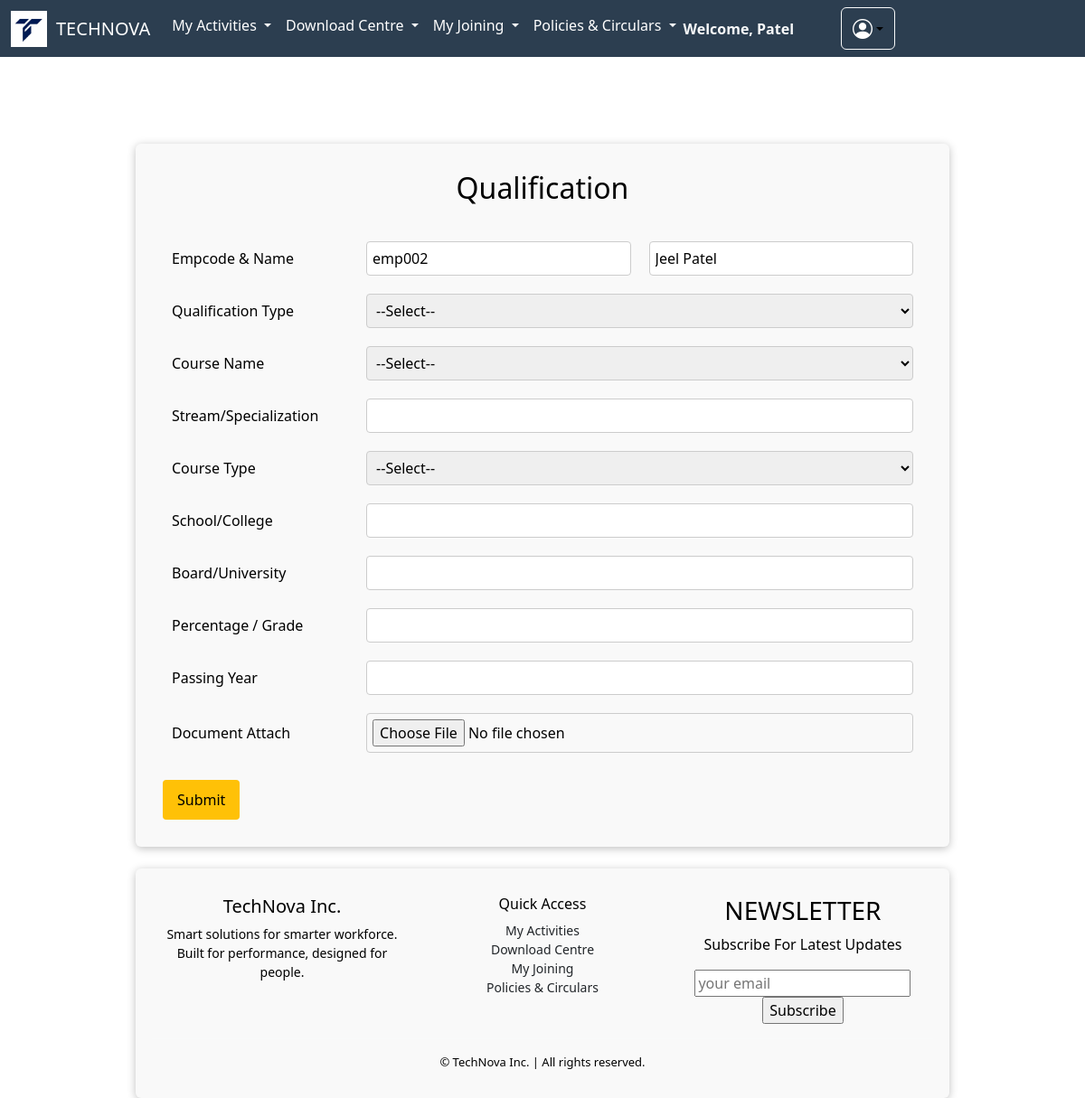
/qualification/ (signed in), run on the app's committed database.
### apps/dashboard/models.py (models this page shows, shortened)
class BaseClass(models.Model):
    id = models.UUIDField(primary_key=True, default=uuid.uuid4, editable=False)
    created_at = models.DateTimeField(auto_now_add=True)
    updated_at = models.DateTimeField(auto_now=True)
    class Meta:
        abstract = True

class Employee(BaseClass):
    employee_id = models.CharField(max_length=10, unique=True, blank=True)
    first_name = models.CharField(max_length=255,null=False,blank=False)
    last_name = models.CharField(max_length=255,null=False,blank=False)
    company_email = models.EmailField(unique=True,null=False,blank=False)
    pvt_email = models.EmailField(unique=True,null=False,blank=False)
    mobile = models.CharField(max_length=15,null=False,blank=False)
    password = models.CharField(max_length=8, blank=True,null=False)
    doj = models.DateField(verbose_name="Date of Joining",null=False,blank=False)
    dob = models.DateField(verbose_name="Date of Birth", default="2000-01-01")
    location = models.CharField(max_length=100, blank=True, null=True)
    designation = models.CharField(max_length=100, blank=True, null=True)
    department = models.CharField(max_length=100, blank=True, null=True)
    manager = models.CharField(max_length=100, blank=True, null=True)
    photo = models.ImageField(upload_to='employee_photos/', default='default.jpg')

### apps/dashboard/views.py (the view, shortened to what this page needs)
# urls.py: path('qualification/', qualification_form, name='qualification'),
def qualification_form(request):
    employee_id = request.session.get('employee_id')
    employee = Employee.objects.filter(employee_id=employee_id).first()  # Use session or login in real case
    return render(request, 'dashboard/qualification_form.html', {'employee': employee})

### apps/dashboard/templates/dashboard/qualification_form.html (shortened to what this page needs)
{% extends 'dashboard/basetwo.html' %}
{% block body %}
<br></br>
<div class="container">
    <h2>Qualification</h2>
    <form method="POST" enctype="multipart/form-data">
        <table>
            <tr>
                <td>Empcode & Name</td>
                <td><input type="text" value="{{ employee.employee_id }}" readonly></td>
                <td><input type="text" value="{{ employee.first_name }} {{ employee.last_name }}" readonly></td>
            </tr>
            <tr>
                <td>Qualification Type</td>
                <td colspan="2">
                    <select name="qualification_type" required>
                        <option value="">--Select--</option>
                    </select>
                </td>
            </tr>
            <tr>
                <td>Course Name</td>
                <td colspan="2">
                    <select name="course_name" required>
                        <option value="">--Select--</option>
                    </select>
                </td>
            </tr>
            <tr>
                <td>Stream/Specialization</td>
                <td colspan="2"><input type="text" name="specialization"></td>
            </tr>
            <tr>
                <td>Course Type</td>
                <td colspan="2">
                    <select name="course_type" required>
                        <option value="">--Select--</option>
                    </select>
                </td>
            </tr>
            <tr>
                <td>School/College</td>
                <td colspan="2"><input type="text" name="school_college" required></td>
            </tr>
            <tr>
                <td>Board/University</td>
                <td colspan="2"><input type="text" name="board_university" required></td>
            </tr>
            <tr>
                <td>Percentage / Grade</td>
                <td colspan="2"><input type="text" name="percentage" required></td>
            </tr>
            <tr>
                <td>Passing Year</td>
                <td colspan="2"><input type="text" name="passing_year" required></td>
            </tr>
            <tr>
                <td>Document Attach</td>
                <td colspan="2"><input type="file" name="document"></td>
            </tr>
        </table>
        <button type="submit" class="submit-btn">Submit</button>
    </form>
</div>
{% endblock %}

### apps/dashboard/templates/dashboard/basetwo.html (shortened to what this page needs)
<!DOCTYPE html>
<html lang="en">
<head>
  <link href="https://cdn.jsdelivr.net/npm/bootstrap@5.3.6/dist/css/bootstrap.min.css"
 rel="stylesheet" />
  <link rel="stylesheet" href="https://cdnjs.cloudflare.com/ajax/libs/font-awesome/6.5.0/css/all.min.css">
 <link rel="stylesheet" href="https://cdnjs.cloudflare.com/ajax/libs/font-awesome/6.4.0/css/all.min.css">
  <link rel="stylesheet" href="https://cdnjs.cloudflare.com/ajax/libs/font-awesome/6.4.0/css/all.min.css">
  <link rel="stylesheet" href="https://cdn.jsdelivr.net/npm/bootstrap-icons@1.11.3/font/bootstrap-icons.css">
</head>
<body>
  <nav class="navbar navbar-expand-lg navbar-cyan">
    <div class="container-fluid">
      <img src="/media/]logoog.jpg" alt="Login Banner"
        style="height: 40px; width: auto; object-fit: contain; vertical-align: middle; margin-right: 10px;">
      <a class="navbar-brand" href="{% url 'index_inner' %}">TECHNOVA</a>
      <div class="collapse navbar-collapse" id="navbarScroll">
        <ul class="navbar-nav me-auto my-2 my-lg-0 navbar-nav-scroll" style="--bs-scroll-height: 100px;">
          <li class="nav-item dropdown">
            <a class="nav-link dropdown-toggle" href="#" role="button" data-bs-toggle="dropdown" aria-expanded="false">
              My Activities
            </a>
          </li>
          <li class="nav-item dropdown">
            <a class="nav-link dropdown-toggle" href="#" role="button" data-bs-toggle="dropdown" aria-expanded="false">
              Download Centre
            </a>
          </li>
          <li class="nav-item dropdown">
            <a class="nav-link dropdown-toggle" href="#" role="button" data-bs-toggle="dropdown" aria-expanded="false">
              My Joining
            </a>
          </li>
          <li class="nav-item dropdown">
            <a class="nav-link dropdown-toggle" href="#" role="button" data-bs-toggle="dropdown" aria-expanded="false">
              Policies & Circulars
            </a>
          </li>
          <div class="d-flex align-items-center ms-auto">
            {% if request.session.employee_name %}
            <span class="me-3 text-light fw-bold">Welcome, {{ request.session.employee_name }}</span>
            {% endif %}
         <div class="dropdown ms-3">
  <button class="btn btn-light dropdown-toggle d-flex align-items-center" style="background-color: #2c3e50;" type="button" id="userMenu" data-bs-toggle="dropdown" aria-expanded="false" style="padding: 6px 12px; border-radius: 8px;">
    <i class="bi bi-person-circle" style="font-size: 22px; color: white; "></i>
  </button>
</div>
      </div>
    </div>
  </nav>
  <BR></BR>
  {% block body %}
  {% endblock %}
  <footer class="mt-4" style="background: white; color: black; ">
    <div class="container text-center">
      <div class="row">
        <div class="col-md-4 mb-3">
          <h5>TechNova Inc.</h5>
          <p style="font-size: 14px;">Smart solutions for smarter workforce. Built for performance, designed for people.
          </p>
        </div>
        <div class="col-md-4 mb-3">
          <h6>Quick Access</h6>
          <ul class="list-unstyled" style="font-size: 14px;">
            <li><a href="{% url 'claims_page' %}" class="text-dark text-decoration-none">My Activities</a></li>
            <li><a href="{% url 'salary' %}" class="text-dark text-decoration-none">Download Centre</a></li>
            <li><a href="{% url 'generalinfo' %}" class="text-dark text-decoration-none">My Joining</a></li>
            <li><a href="{% url 'policy_and_circular' %}" class="text-dark text-decoration-none">Policies &
                Circulars</a></li>
          </ul>
        </div>
        <div class="col-md-4 mb-3">
          <h3>NEWSLETTER</h3>
          <P>Subscribe For Latest Updates</P>
          <input type="email" placeholder="your email" class="email">
          <input type="submit" value="Subscribe" class="btn-btn-danger">
        </div>
        <hr class="border-light">
        <div style="font-size: 13px;">&copy; {{ current_year }} TechNova Inc. | All rights reserved.</div>
      </div>
  </footer>
</body>
</html>

### apps/dashboard/templates/dashboard/basetwo.html (style rules this page uses)
html, body { height: 100%; margin: 0; background: #ffffff; }
.navbar-cyan { background-color: #2c3e50; ; }
.navbar-cyan .nav-link, .navbar-cyan .navbar-brand { color: #ffffff !important; }
.navbar-cyan .dropdown { color: black !important; }

### apps/dashboard/templates/dashboard/qualification_form.html (style rules this page uses)
body { font-family: 'Segoe UI', sans-serif; background: fffffff; }
.container { background-color: #f9f9f9; padding: 30px; max-width: 900px; margin: auto; border-radius: 6px; box-shadow: 0 2px 10px rgba(0, 0, 0, 0.25); }
h2 { color: black; text-align: center; margin-bottom: 30px; font-weight: 500; }
table { width: 100%; }
td { color: black; padding: 10px; vertical-align: middle; }
input[type="text"], select, input[type="file"] { width: 100%; padding: 6px; border: 1px solid #ccc; border-radius: 4px; }
.submit-btn { margin-top: 20px; background: #FFC107; color: rgb(0, 0, 0); padding: 10px 16px; border: none; border-radius: 4px; cursor: pointer; }

### data on the page
Employee: session.employee_name "Patel", employee_id "emp002", first_name "Jeel Patel"
